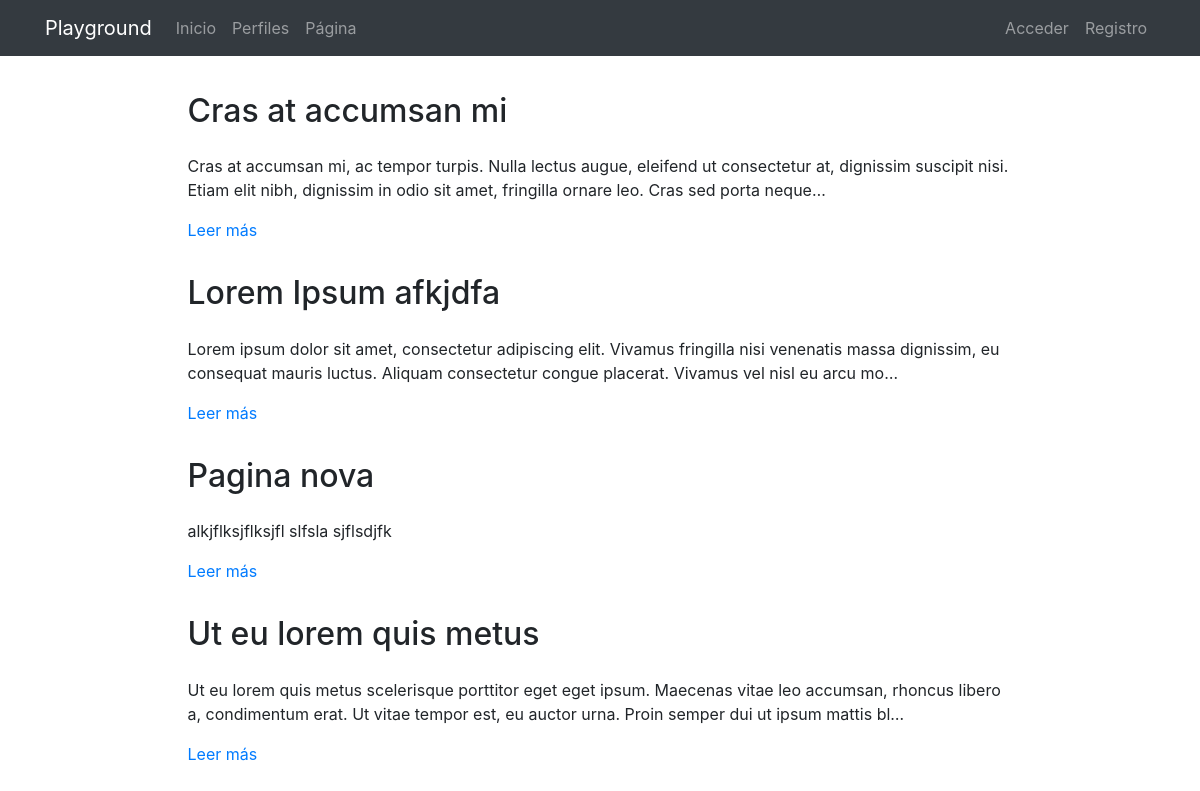
The page /pages/ on the database its author committed.
### pages/models.py (models this page shows, shortened)
class Page(models.Model):
    title = models.CharField(verbose_name="Título", max_length=200)
    content = RichTextField(verbose_name="Contenido")
    order = models.SmallIntegerField(verbose_name="Orden", default=0)
    created = models.DateTimeField(auto_now_add=True, verbose_name="Fecha de creación")
    updated = models.DateTimeField(auto_now=True, verbose_name="Fecha de edición")
    class Meta:
        verbose_name = "página"
        verbose_name_plural = "páginas"
        ordering = ['order', 'title']

### pages/views.py (the view)
# urls.py: path('', PageListView.as_view(), name='pages'),
class PageListView(ListView):
    model = Page

### pages/templates/pages/page_list.html (shortened to what this page needs)
{% extends 'core/base.html' %}
{% load static %}
{% block content %}
{% include 'pages/includes/pages_menu.html' %}
<main role="main">
  <div class="container mb-4">
    {% for page in page_list %}
      <div class="row mt-3">
        <div class="col-md-9 mx-auto">
          <h2 class="mb-4">{{page.title}}</h2>
          <div>
            <p>{{page.content|striptags|safe|truncatechars:"200"}}</p>
            <p><a href="{% url 'pages:page' page.id page.title|slugify %}">Leer más</a>
            </p>
          </div>
        </div>
      </div>
    {% endfor %}
  </div>
</main>
{% endblock %}

### core/static/core/css/main.css (style rules this page uses)
main { padding-top: 20px; }
:root { --jumbotron-padding-y: 3rem; }

### rows shown on the page
Page: title "Cras at accumsan mi", content "Cras at accumsan mi, ac tempor turpis. Nulla lectus augue, eleifend ut consectetur at, dignissim suscipit nisi. Etiam elit nibh, dignissim in odio sit amet, fringilla ornare leo. Cras sed porta neque…"
Page: title "Lorem Ipsum afkjdfa", content "Lorem ipsum dolor sit amet, consectetur adipiscing elit. Vivamus fringilla nisi venenatis massa dignissim, eu consequat mauris luctus. Aliquam consectetur congue placerat. Vivamus vel nisl eu arcu mo…"
Page: title "Pagina nova", content "alkjflksjflksjfl slfsla sjflsdjfk"
Page: title "Ut eu lorem quis metus", content "Ut eu lorem quis metus scelerisque porttitor eget eget ipsum. Maecenas vitae leo accumsan, rhoncus libero a, condimentum erat. Ut vitae tempor est, eu auctor urna. Proin semper dui ut ipsum mattis bl…"
